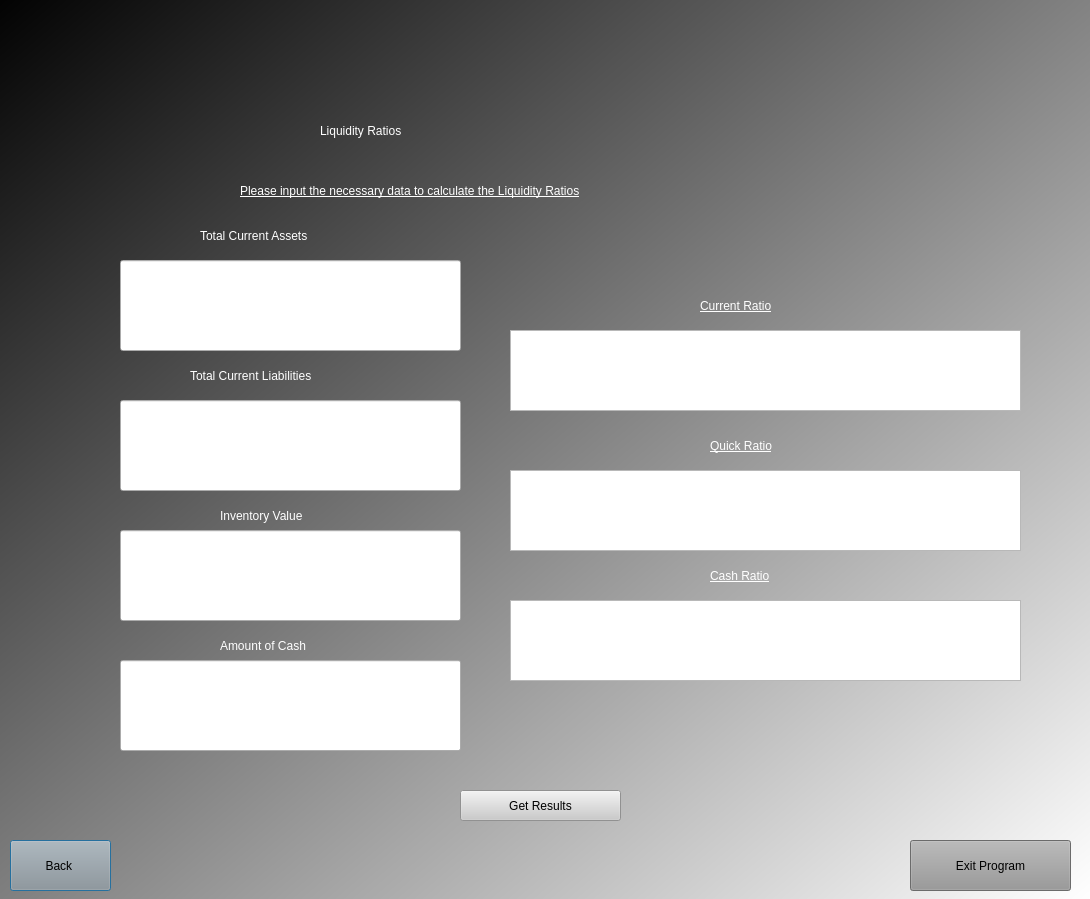
<?xml version="1.0" encoding="UTF-8"?>
<ui version="4.0">
 <class>Dialog</class>
 <widget class="QDialog" name="Dialog">
  <property name="geometry">
   <rect>
    <x>0</x>
    <y>0</y>
    <width>1090</width>
    <height>899</height>
   </rect>
  </property>
  <property name="windowTitle">
   <string>Dialog</string>
  </property>
  <widget class="QWidget" name="widget" native="true">
   <property name="geometry">
    <rect>
     <x>0</x>
     <y>-20</y>
     <width>1091</width>
     <height>921</height>
    </rect>
   </property>
   <property name="styleSheet">
    <string notr="true">QWidget#widget{
background-color:qlineargradient(spread:reflect, x1:0, y1:0, x2:1, y2:1, stop:0 rgba(0, 0, 0, 255), stop:1 rgba(255, 255, 255, 255));}</string>
   </property>
   <widget class="QLabel" name="label">
    <property name="geometry">
     <rect>
      <x>320</x>
      <y>80</y>
      <width>421</width>
      <height>141</height>
     </rect>
    </property>
    <property name="styleSheet">
     <string notr="true">color:rgb(255, 255, 255);
font: 44pt &quot;Rockwell&quot;;
</string>
    </property>
    <property name="text">
     <string>Liquidity Ratios</string>
    </property>
   </widget>
   <widget class="QLabel" name="label_2">
    <property name="geometry">
     <rect>
      <x>240</x>
      <y>180</y>
      <width>601</width>
      <height>61</height>
     </rect>
    </property>
    <property name="styleSheet">
     <string notr="true">color:rgb(255, 255, 255);
font: 75 16pt &quot;MS Shell Dlg 2&quot;;
text-decoration: underline;</string>
    </property>
    <property name="text">
     <string>Please input the necessary data to calculate the Liquidity Ratios</string>
    </property>
   </widget>
   <widget class="QLineEdit" name="currentassets">
    <property name="geometry">
     <rect>
      <x>120</x>
      <y>280</y>
      <width>341</width>
      <height>91</height>
     </rect>
    </property>
    <property name="styleSheet">
     <string notr="true">font: 75 32pt &quot;NanumGothicExtraBold&quot;;
</string>
    </property>
    <property name="text">
     <string/>
    </property>
    <property name="alignment">
     <set>Qt::AlignCenter</set>
    </property>
   </widget>
   <widget class="QTextBrowser" name="currentratiores">
    <property name="geometry">
     <rect>
      <x>510</x>
      <y>350</y>
      <width>511</width>
      <height>81</height>
     </rect>
    </property>
    <property name="layoutDirection">
     <enum>Qt::LeftToRight</enum>
    </property>
    <property name="styleSheet">
     <string notr="true">font: 75 32pt &quot;NanumGothicExtraBold&quot;;</string>
    </property>
    <property name="horizontalScrollBarPolicy">
     <enum>Qt::ScrollBarAlwaysOff</enum>
    </property>
    <property name="html">
     <string>&lt;!DOCTYPE HTML PUBLIC &quot;-//W3C//DTD HTML 4.0//EN&quot; &quot;http://www.w3.org/TR/REC-html40/strict.dtd&quot;&gt;
&lt;html&gt;&lt;head&gt;&lt;meta name=&quot;qrichtext&quot; content=&quot;1&quot; /&gt;&lt;style type=&quot;text/css&quot;&gt;
p, li { white-space: pre-wrap; }
&lt;/style&gt;&lt;/head&gt;&lt;body style=&quot; font-family:'NanumGothicExtraBold'; font-size:32pt; font-weight:72; font-style:normal;&quot;&gt;
&lt;p align=&quot;center&quot; style=&quot;-qt-paragraph-type:empty; margin-top:0px; margin-bottom:0px; margin-left:0px; margin-right:0px; -qt-block-indent:0; text-indent:0px;&quot;&gt;&lt;br /&gt;&lt;/p&gt;&lt;/body&gt;&lt;/html&gt;</string>
    </property>
   </widget>
   <widget class="QPushButton" name="back">
    <property name="geometry">
     <rect>
      <x>10</x>
      <y>860</y>
      <width>101</width>
      <height>51</height>
     </rect>
    </property>
    <property name="styleSheet">
     <string notr="true">background-color:rgb(150, 150, 150);
font: 75 18pt &quot;MS Shell Dlg 2&quot;;
</string>
    </property>
    <property name="text">
     <string>Back </string>
    </property>
   </widget>
   <widget class="QPushButton" name="exit">
    <property name="geometry">
     <rect>
      <x>910</x>
      <y>860</y>
      <width>161</width>
      <height>51</height>
     </rect>
    </property>
    <property name="styleSheet">
     <string notr="true">background-color:rgb(150, 150, 150);
font: 75 18pt &quot;MS Shell Dlg 2&quot;;
</string>
    </property>
    <property name="text">
     <string>Exit Program</string>
    </property>
   </widget>
   <widget class="QLineEdit" name="cash">
    <property name="geometry">
     <rect>
      <x>120</x>
      <y>680</y>
      <width>341</width>
      <height>91</height>
     </rect>
    </property>
    <property name="styleSheet">
     <string notr="true">font: 75 32pt &quot;NanumGothicExtraBold&quot;;
</string>
    </property>
    <property name="text">
     <string/>
    </property>
    <property name="alignment">
     <set>Qt::AlignCenter</set>
    </property>
   </widget>
   <widget class="QLineEdit" name="invvalue">
    <property name="geometry">
     <rect>
      <x>120</x>
      <y>550</y>
      <width>341</width>
      <height>91</height>
     </rect>
    </property>
    <property name="styleSheet">
     <string notr="true">font: 75 32pt &quot;NanumGothicExtraBold&quot;;
</string>
    </property>
    <property name="text">
     <string/>
    </property>
    <property name="alignment">
     <set>Qt::AlignCenter</set>
    </property>
   </widget>
   <widget class="QLineEdit" name="totalcurrentliabilities">
    <property name="geometry">
     <rect>
      <x>120</x>
      <y>420</y>
      <width>341</width>
      <height>91</height>
     </rect>
    </property>
    <property name="styleSheet">
     <string notr="true">font: 75 32pt &quot;NanumGothicExtraBold&quot;;
</string>
    </property>
    <property name="text">
     <string/>
    </property>
    <property name="alignment">
     <set>Qt::AlignCenter</set>
    </property>
   </widget>
   <widget class="QPushButton" name="res">
    <property name="geometry">
     <rect>
      <x>460</x>
      <y>810</y>
      <width>161</width>
      <height>31</height>
     </rect>
    </property>
    <property name="styleSheet">
     <string notr="true">background-color:rgb(203, 203, 203);
font: 12pt &quot;MS Shell Dlg 2&quot;;</string>
    </property>
    <property name="text">
     <string>Get Results</string>
    </property>
   </widget>
   <widget class="QLabel" name="error">
    <property name="geometry">
     <rect>
      <x>120</x>
      <y>770</y>
      <width>341</width>
      <height>51</height>
     </rect>
    </property>
    <property name="styleSheet">
     <string notr="true">font: 14pt &quot;Segoe UI&quot;;
color:rgb(200, 1, 14)</string>
    </property>
    <property name="text">
     <string/>
    </property>
    <property name="alignment">
     <set>Qt::AlignCenter</set>
    </property>
   </widget>
   <widget class="QLabel" name="label_3">
    <property name="geometry">
     <rect>
      <x>200</x>
      <y>240</y>
      <width>181</width>
      <height>31</height>
     </rect>
    </property>
    <property name="styleSheet">
     <string notr="true">color:rgb(255, 255, 255);
font: 87 12pt &quot;Arial Black&quot;;</string>
    </property>
    <property name="text">
     <string>Total Current Assets</string>
    </property>
   </widget>
   <widget class="QLabel" name="label_4">
    <property name="geometry">
     <rect>
      <x>190</x>
      <y>380</y>
      <width>211</width>
      <height>31</height>
     </rect>
    </property>
    <property name="styleSheet">
     <string notr="true">color:rgb(255, 255, 255);
font: 87 12pt &quot;Arial Black&quot;;</string>
    </property>
    <property name="text">
     <string>Total Current Liabilities</string>
    </property>
   </widget>
   <widget class="QLabel" name="label_5">
    <property name="geometry">
     <rect>
      <x>220</x>
      <y>520</y>
      <width>151</width>
      <height>31</height>
     </rect>
    </property>
    <property name="styleSheet">
     <string notr="true">color:rgb(255, 255, 255);
font: 87 12pt &quot;Arial Black&quot;;</string>
    </property>
    <property name="text">
     <string>Inventory Value</string>
    </property>
   </widget>
   <widget class="QLabel" name="label_6">
    <property name="geometry">
     <rect>
      <x>220</x>
      <y>650</y>
      <width>151</width>
      <height>31</height>
     </rect>
    </property>
    <property name="styleSheet">
     <string notr="true">color:rgb(255, 255, 255);
font: 87 12pt &quot;Arial Black&quot;;</string>
    </property>
    <property name="text">
     <string>Amount of Cash</string>
    </property>
   </widget>
   <widget class="QTextBrowser" name="quickratiores">
    <property name="geometry">
     <rect>
      <x>510</x>
      <y>490</y>
      <width>511</width>
      <height>81</height>
     </rect>
    </property>
    <property name="layoutDirection">
     <enum>Qt::LeftToRight</enum>
    </property>
    <property name="styleSheet">
     <string notr="true">font: 75 32pt &quot;NanumGothicExtraBold&quot;;</string>
    </property>
    <property name="horizontalScrollBarPolicy">
     <enum>Qt::ScrollBarAlwaysOff</enum>
    </property>
    <property name="html">
     <string>&lt;!DOCTYPE HTML PUBLIC &quot;-//W3C//DTD HTML 4.0//EN&quot; &quot;http://www.w3.org/TR/REC-html40/strict.dtd&quot;&gt;
&lt;html&gt;&lt;head&gt;&lt;meta name=&quot;qrichtext&quot; content=&quot;1&quot; /&gt;&lt;style type=&quot;text/css&quot;&gt;
p, li { white-space: pre-wrap; }
&lt;/style&gt;&lt;/head&gt;&lt;body style=&quot; font-family:'NanumGothicExtraBold'; font-size:32pt; font-weight:72; font-style:normal;&quot;&gt;
&lt;p align=&quot;center&quot; style=&quot;-qt-paragraph-type:empty; margin-top:0px; margin-bottom:0px; margin-left:0px; margin-right:0px; -qt-block-indent:0; text-indent:0px;&quot;&gt;&lt;br /&gt;&lt;/p&gt;&lt;/body&gt;&lt;/html&gt;</string>
    </property>
   </widget>
   <widget class="QTextBrowser" name="cashratiosres">
    <property name="geometry">
     <rect>
      <x>510</x>
      <y>620</y>
      <width>511</width>
      <height>81</height>
     </rect>
    </property>
    <property name="layoutDirection">
     <enum>Qt::LeftToRight</enum>
    </property>
    <property name="styleSheet">
     <string notr="true">font: 75 32pt &quot;NanumGothicExtraBold&quot;;</string>
    </property>
    <property name="horizontalScrollBarPolicy">
     <enum>Qt::ScrollBarAlwaysOff</enum>
    </property>
    <property name="html">
     <string>&lt;!DOCTYPE HTML PUBLIC &quot;-//W3C//DTD HTML 4.0//EN&quot; &quot;http://www.w3.org/TR/REC-html40/strict.dtd&quot;&gt;
&lt;html&gt;&lt;head&gt;&lt;meta name=&quot;qrichtext&quot; content=&quot;1&quot; /&gt;&lt;style type=&quot;text/css&quot;&gt;
p, li { white-space: pre-wrap; }
&lt;/style&gt;&lt;/head&gt;&lt;body style=&quot; font-family:'NanumGothicExtraBold'; font-size:32pt; font-weight:72; font-style:normal;&quot;&gt;
&lt;p align=&quot;center&quot; style=&quot;-qt-paragraph-type:empty; margin-top:0px; margin-bottom:0px; margin-left:0px; margin-right:0px; -qt-block-indent:0; text-indent:0px;&quot;&gt;&lt;br /&gt;&lt;/p&gt;&lt;/body&gt;&lt;/html&gt;</string>
    </property>
   </widget>
   <widget class="QLabel" name="label_7">
    <property name="geometry">
     <rect>
      <x>710</x>
      <y>450</y>
      <width>111</width>
      <height>31</height>
     </rect>
    </property>
    <property name="styleSheet">
     <string notr="true">color:rgb(255, 255, 255);
text-decoration: underline;
font: 8pt &quot;MS Shell Dlg 2&quot;;
font: 87 12pt &quot;Arial Black&quot;;</string>
    </property>
    <property name="text">
     <string>Quick Ratio</string>
    </property>
   </widget>
   <widget class="QLabel" name="label_9">
    <property name="geometry">
     <rect>
      <x>700</x>
      <y>310</y>
      <width>121</width>
      <height>31</height>
     </rect>
    </property>
    <property name="styleSheet">
     <string notr="true">color:rgb(255, 255, 255);
text-decoration: underline;
font: 8pt &quot;MS Shell Dlg 2&quot;;
font: 87 12pt &quot;Arial Black&quot;;</string>
    </property>
    <property name="text">
     <string>Current Ratio</string>
    </property>
   </widget>
   <widget class="QLabel" name="label_8">
    <property name="geometry">
     <rect>
      <x>710</x>
      <y>580</y>
      <width>101</width>
      <height>31</height>
     </rect>
    </property>
    <property name="styleSheet">
     <string notr="true">color:rgb(255, 255, 255);
text-decoration: underline;
font: 8pt &quot;MS Shell Dlg 2&quot;;
font: 87 12pt &quot;Arial Black&quot;;</string>
    </property>
    <property name="text">
     <string>Cash Ratio</string>
    </property>
   </widget>
  </widget>
 </widget>
 <resources/>
 <connections/>
</ui>
